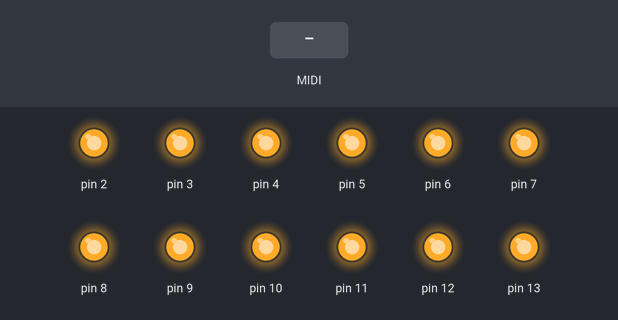
Bench run of a sketch on a simulated Arduino Uno, built with avr-gcc and run on an emulated ATmega328P. On the bench: output pins drawn as LEDs (lit = HIGH). The inputs (shaded band) are chosen by the test bench. MIDI output is not drawn.

Above: at 1.2 s.
1.3 s: MIDI note 36 received
At 1.45 s:
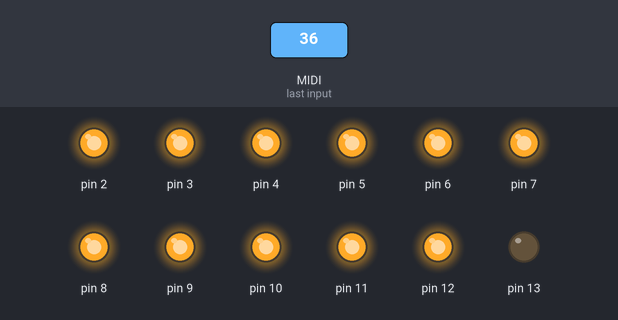
Timing chart, 0 to 4.3 s (numbered marks = the images above; inputs shaded):
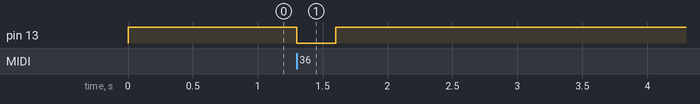

The sketch:

syndrum_controller_port_interface.ino
```cpp
#include <MIDI.h>  // Add the "MIDI Library" library by Forty Seven Effects

//Create an instance of the library with default name, serial port and settings (RX and TX pins)
MIDI_CREATE_DEFAULT_INSTANCE();

void setup() {

  //Sets up all the outputs on the arduino
  for(int i=2; i < 14; i++)
  {
    pinMode (i, OUTPUT);
    digitalWrite (i, HIGH);
  }

  MIDI.begin(10); // Initialize the Midi Library.
  // MIDI.begin(MIDI_CHANNEL_OMNI) sets it to listen to all channels.. MIDI.begin(1) would set it
  // to respond to notes on channel 1 only.
  MIDI.setHandleNoteOn(MyHandleNoteOn); // This is important!! This command
  // tells the Midi Library which function you want to call when a NOTE ON command
  // is received. In this case it's "MyHandleNoteOn".
  MIDI.setHandleNoteOff(MyHandleNoteOff); // This command tells the Midi Library
  // to call "MyHandleNoteOff" when a NOTE OFF command is received.
}

void loop() { // Main loop
  //digitalWrite(13,LOW);
  MIDI.read(); // Continuously check if Midi data has been received.
}


void MyHandleNoteOn(byte channel, byte pitch, byte velocity) {

  digitalWrite(13,LOW);

   switch(pitch)
  {
    case 35: // KICK
    digitalWrite(2,LOW);  //Turn note on
    break;

    case 42: // HIGH HAT
    digitalWrite(3,LOW);  //Turn note on
    break;

    case 45: // LOW TOM
    digitalWrite(4,LOW);  //Turn note on
    break;

    case 50: // HIGH TOM
    digitalWrite(5,LOW);  //Turn note on
    break;

    case 38: // SNARE
    digitalWrite(6,LOW);  //Turn note on
    break;

    default:
    break;
   }

}


void MyHandleNoteOff(byte channel, byte pitch, byte velocity) {

  digitalWrite(13,HIGH);

    switch(pitch)
  {
    case 35: // KICK
    digitalWrite(2,HIGH);  //Turn note off
    break;

    case 42: // HIGH HAT
    digitalWrite(3,HIGH);  //Turn note off
    break;

    case 45: // LOW TOM
    digitalWrite(4,HIGH);  //Turn note off
    break;

    case 50: // HIGH TOM
    digitalWrite(5,HIGH);  //Turn note off
    break;

    case 38: // SNARE
    digitalWrite(6,HIGH);  //Turn note off
    break;

    default:
    break;
  }

}
```

Measured:
- after the input at 1.3 s, pin 13: HIGH → LOW at once, → HIGH 0.30 s later
